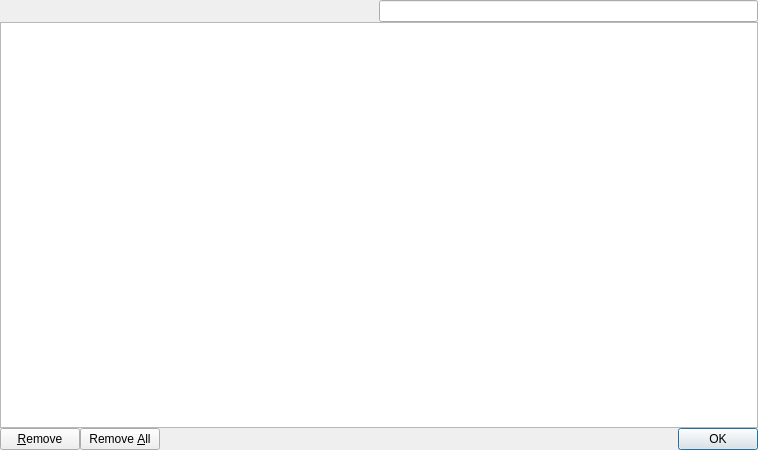
<?xml version="1.0" encoding="UTF-8"?>
<ui version="4.0">
 <class>web::HistoryDialog</class>
 <widget class="QDialog" name="web::HistoryDialog">
  <property name="geometry">
   <rect>
    <x>0</x>
    <y>0</y>
    <width>758</width>
    <height>450</height>
   </rect>
  </property>
  <property name="windowTitle">
   <string>History</string>
  </property>
  <layout class="QGridLayout" name="gridLayout">
   <property name="leftMargin">
    <number>0</number>
   </property>
   <property name="topMargin">
    <number>0</number>
   </property>
   <property name="rightMargin">
    <number>0</number>
   </property>
   <property name="bottomMargin">
    <number>0</number>
   </property>
   <property name="spacing">
    <number>0</number>
   </property>
   <item row="0" column="0">
    <spacer>
     <property name="orientation">
      <enum>Qt::Horizontal</enum>
     </property>
     <property name="sizeHint" stdset="0">
      <size>
       <width>252</width>
       <height>20</height>
      </size>
     </property>
    </spacer>
   </item>
   <item row="0" column="1">
    <widget class="SearchLineEdit" name="search"/>
   </item>
   <item row="1" column="0" colspan="2">
    <widget class="EditTreeView" name="tree">
     <property name="lineWidth">
      <number>0</number>
     </property>
    </widget>
   </item>
   <item row="2" column="0" colspan="2">
    <layout class="QHBoxLayout">
     <property name="spacing">
      <number>0</number>
     </property>
     <item>
      <widget class="QPushButton" name="removeButton">
       <property name="text">
        <string>&amp;Remove</string>
       </property>
      </widget>
     </item>
     <item>
      <widget class="QPushButton" name="removeAllButton">
       <property name="text">
        <string>Remove &amp;All</string>
       </property>
      </widget>
     </item>
     <item>
      <spacer>
       <property name="orientation">
        <enum>Qt::Horizontal</enum>
       </property>
       <property name="sizeHint" stdset="0">
        <size>
         <width>40</width>
         <height>20</height>
        </size>
       </property>
      </spacer>
     </item>
     <item>
      <widget class="QDialogButtonBox" name="buttonBox">
       <property name="standardButtons">
        <set>QDialogButtonBox::Ok</set>
       </property>
      </widget>
     </item>
    </layout>
   </item>
  </layout>
 </widget>
 <customwidgets>
  <customwidget>
   <class>SearchLineEdit</class>
   <extends>QLineEdit</extends>
   <header>searchlineedit.h</header>
  </customwidget>
  <customwidget>
   <class>EditTreeView</class>
   <extends>QTreeView</extends>
   <header>edittreeview.h</header>
  </customwidget>
 </customwidgets>
 <resources/>
 <connections>
  <connection>
   <sender>buttonBox</sender>
   <signal>accepted()</signal>
   <receiver>web::HistoryDialog</receiver>
   <slot>accept()</slot>
   <hints>
    <hint type="sourcelabel">
     <x>472</x>
     <y>329</y>
    </hint>
    <hint type="destinationlabel">
     <x>461</x>
     <y>356</y>
    </hint>
   </hints>
  </connection>
 </connections>
</ui>
